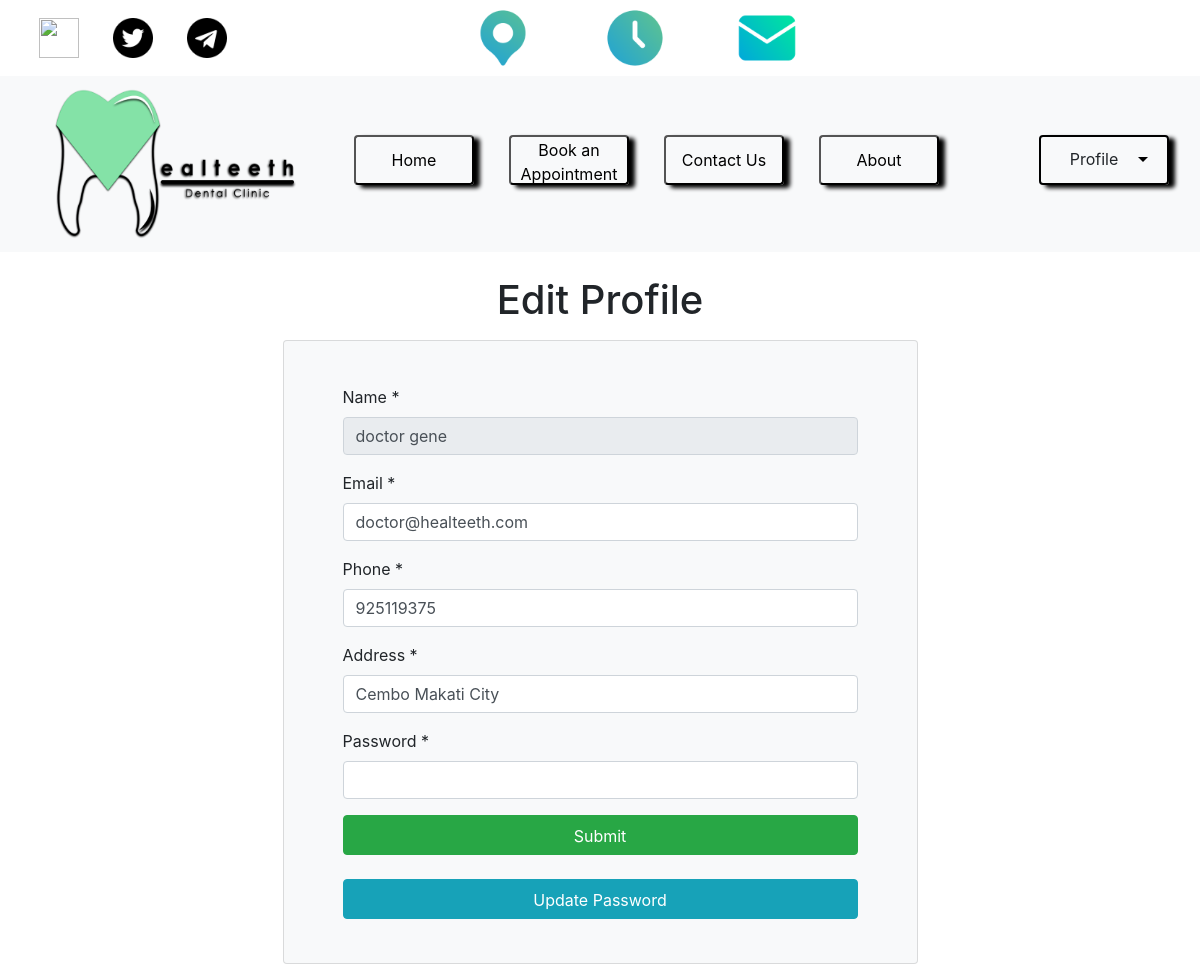
The page /user-profile.php (signed in) on the database as committed earlier.
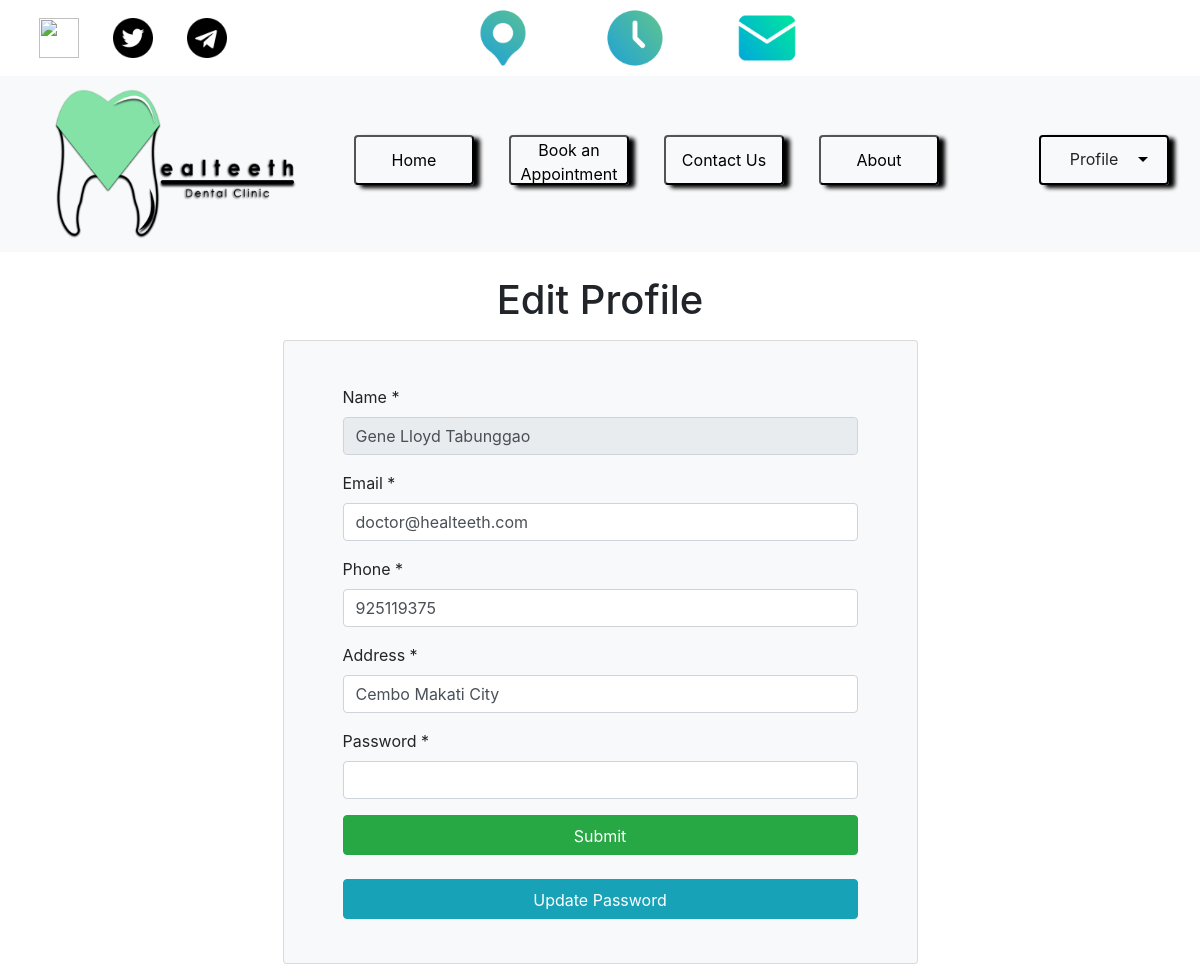
The same page on the database as committed later.
### tables this page shows
CREATE TABLE `user` (
  `id` int(11) NOT NULL,
  `full_name` varchar(100) NOT NULL,
  `email_address` varchar(100) NOT NULL,
  `password` varchar(100) NOT NULL,
  `contact_number` int(100) NOT NULL,
  `full_address` varchar(100) NOT NULL,
  `role` varchar(11) NOT NULL DEFAULT 'Patient'
);

### user-profile.php (the view, shortened to what this page needs)
<?php
   include 'config2.php';
   $id = $_SESSION['id'];
   $result = mysqli_query($con, "SELECT * FROM user where id = $id");
   while($row = mysqli_fetch_array($result)){
   $full_name = $row['full_name'];
   $email_address = $row['email_address'];
   $contact_number = $row['contact_number'];
   $full_address = $row['full_address'];
}
   ?>
<!DOCTYPE html>
<html>
   <head>
      <link rel="stylesheet" type="text/css" href="https://maxcdn.bootstrapcdn.com/bootstrap/4.0.0/css/bootstrap.min.css">
      <link rel="stylesheet" type="text/css" href="css/nav.css">
   </head>
   <body>
      <?php include'nav_patient.php'; ?>
      <div class="container">
         <br>
         <h1 align="center">Edit Profile</h1>
         <div class="row">
            <div class="col-lg-7 mx-auto">
               <div class="card mt-2 mx-auto p-4 bg-light">
                  <div class="card-body bg-light">
                     <div class="container">
                        <form method="post" action ="update-user.php" enctype="multipart/form-data">
                           <div class="controls">
                              <div class="row">
                                 <div class="col-md-12">
                                    <div class="form-group">
                                       <label for="form_name">Name *</label> <input id="form_name" type="text" name="patient_name" class="form-control" value="<?php echo $full_name;?>" disabled required="required" data-error="Firstname is required.">
                                    </div>
                                 </div>
                              </div>
                              <div class="row">
                                 <div class="col-md-12">
                                    <div class="form-group">
                                       <label for="form_email">Email *</label> <input id="form_email" type="text" name="email" class="form-control" value="<?php echo $email_address;?>" required="required" data-error="Valid email is required.">
                                    </div>
                                 </div>
                              </div>
                              <div class="row">
                                 <div class="col-md-12">
                                    <div class="form-group">
                                       <label for="form_name">Phone *</label> <input id="form_name" type="text" name="phone" class="form-control" value="<?php echo $contact_number;?>" required="required" data-error="Firstname is required.">
                                    </div>
                                 </div>
                              </div>
                              <div class="row">
                                 <div class="col-md-12">
                                    <div class="form-group">
                                       <label for="form_name">Address *</label> <input id="form_name" type="text" name="address" class="form-control" value="<?php echo $full_address;?>" required="required" data-error="Firstname is required.">
                                    </div>
                                 </div>
                              </div>
                              <div class="row">
                                 <div class="col-md-12">
                                    <div class="form-group">
                                       <label for="form_name">Password *</label> <input id="form_name" type="password" name="password" class="form-control" value="" data-error="password is required.">
                                    </div>
                                 </div>
                              </div>
                              <div class="row">
                                 <div class="col-md-12">
                                    <input type="submit" class="btn btn-success btn-send pt-2 btn-block" value="Submit" name="action">
                                 </div>
                              </div>
                              <br>
                              <div class="row">
                                 <div class="col-md-12">
                                    <input type="submit" class="btn btn-info btn-send pt-2 btn-block" value="Update Password" name="action">
                                 </div>
                              </div>
                           </div>
                        </form>
                     </div>
                  </div>
               </div>
            </div>
         </div>
      </div>
   </body>
</html>

Rows that differ between the two databases and show on the page:
changed user "doctor@healteeth.com": patient_name "doctor gene" → "Gene Lloyd Tabunggao"
